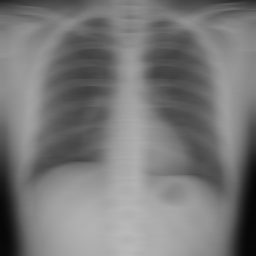
#> input picture xray_motion_blur.png, 256 x 256 px
$ jupyter execute --allow-errors Untitled1.ipynb
#> lines starting #> are read from the running program, lines starting #| are printed output that depends on the picture
[cell 1]
# Step 1: Import Required Libraries
import cv2
import numpy as np
import matplotlib.pyplot as plt
from skimage.restoration import denoise_nl_means, estimate_sigma, denoise_wavelet
from bm3d import bm3d, BM3DStages, BM3DProfile
from skimage.restoration import wiener

# Step 2: Load a Real Noisy Medical Image (Grayscale)
img = cv2.imread('xray_motion_blur.png', cv2.IMREAD_GRAYSCALE)
#> img is the input picture: shape (256, 256); min 5, max 185, mean 120.6
img = cv2.resize(img, (256, 256))  # Resize for uniformity
img = img.astype(np.float32) / 255.0  # Normalize to [0, 1]

# Step 3: Estimate Noise Standard Deviation (for NLM/BM3D)
sigma_est = np.mean(estimate_sigma(img, channel_axis=None))
#> sigma_est = 0.00116

# Step 4: Apply Denoising Techniques

## 4.1 Non-Local Means (NLM) — good for random/quantum noise
nlm_denoised = denoise_nl_means(img, h=1.15 * sigma_est,
                                fast_mode=True, patch_size=5,
                                patch_distance=6, channel_axis=None)

## 4.2 BM3D — very good for Gaussian noise
#> (the rest of this cell did not finish here and is left out)

[cell 2]
# Step 1: Import Required Libraries
import cv2
import numpy as np
import matplotlib.pyplot as plt
from skimage.restoration import denoise_nl_means, estimate_sigma, denoise_wavelet
from bm3d import bm3d, BM3DStages, BM3DProfile
from skimage.restoration import wiener

# Step 2: Load a Real Noisy Medical Image (Grayscale)
img = cv2.imread('xray_gaussian_noise.png', cv2.IMREAD_GRAYSCALE)
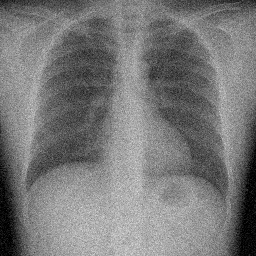
#> input picture xray_gaussian_noise.png, 256 x 256 px
#> img is the input picture: shape (256, 256); min 0, max 222, mean 120.5
img = cv2.resize(img, (256, 256))  # Resize for uniformity
img = img.astype(np.float32) / 255.0  # Normalize to [0, 1]

# Step 3: Estimate Noise Standard Deviation (for NLM/BM3D)
sigma_est = np.mean(estimate_sigma(img, channel_axis=None))
#> sigma_est = 0.0494

# Step 4: Apply Denoising Techniques

## 4.1 Non-Local Means (NLM) — good for random/quantum noise
nlm_denoised = denoise_nl_means(img, h=1.15 * sigma_est,
                                fast_mode=True, patch_size=5,
                                patch_distance=6, channel_axis=None)

## 4.2 BM3D — very good for Gaussian noise
#> (the rest of this cell did not finish here and is left out)

[cell 3]
# Step 1: Import Required Libraries
import cv2
import numpy as np
import matplotlib.pyplot as plt
from skimage.restoration import denoise_nl_means, estimate_sigma, denoise_wavelet
from bm3d import bm3d, BM3DStages, BM3DProfile
from skimage.restoration import wiener

# Step 2: Load a Real Noisy Medical Image (Grayscale)
img = cv2.imread('xray_quantum_noise.png', cv2.IMREAD_GRAYSCALE)
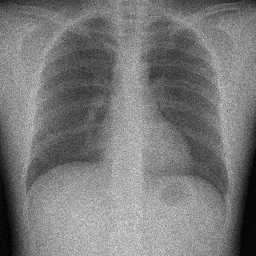
#> input picture xray_quantum_noise.png, 256 x 256 px
#> img is the input picture: shape (256, 256); min 0, max 229, mean 121
img = cv2.resize(img, (256, 256))  # Resize for uniformity
img = img.astype(np.float32) / 255.0  # Normalize to [0, 1]

# Step 3: Estimate Noise Standard Deviation (for NLM/BM3D)
sigma_est = np.mean(estimate_sigma(img, channel_axis=None))
#> sigma_est = 0.0412

# Step 4: Apply Denoising Techniques

## 4.1 Non-Local Means (NLM) — good for random/quantum noise
nlm_denoised = denoise_nl_means(img, h=1.15 * sigma_est,
                                fast_mode=True, patch_size=5,
                                patch_distance=6, channel_axis=None)

## 4.2 BM3D — very good for Gaussian noise
#> (the rest of this cell did not finish here and is left out)
